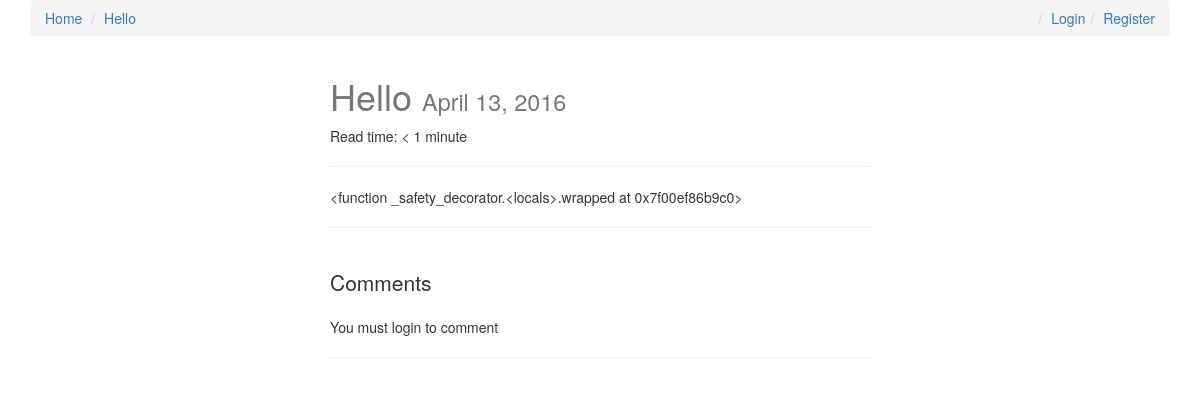
The page /hello/ on the database as committed earlier.
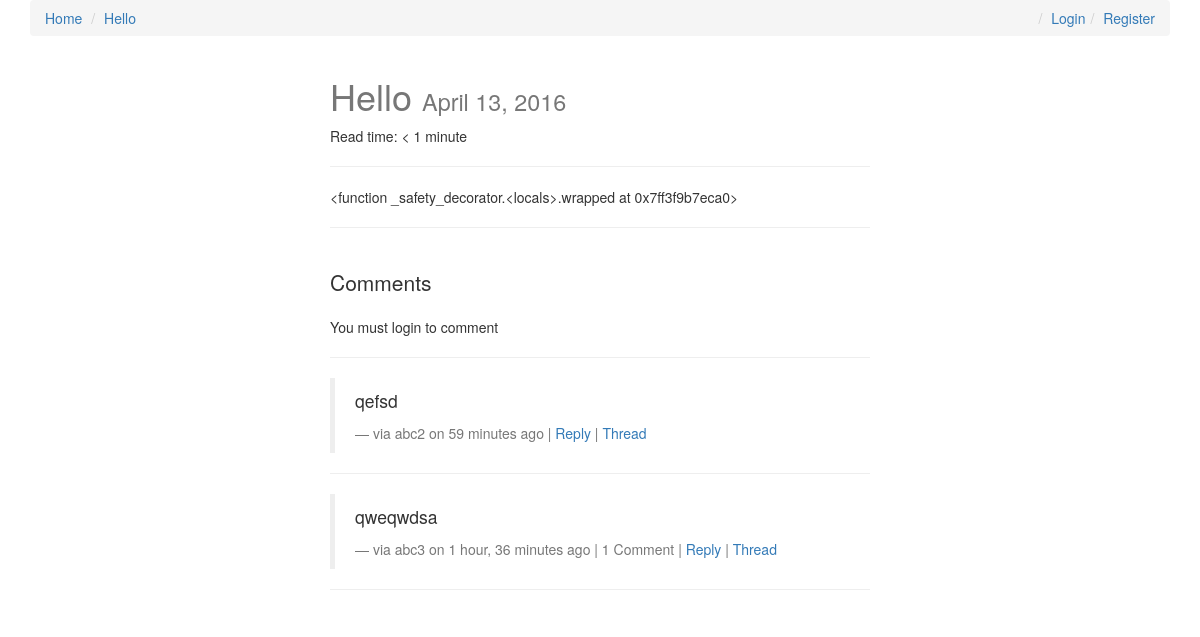
The same page on the database as committed later.
### posts/models.py (models this page shows, shortened)
class Post(models.Model):
    user = models.ForeignKey(settings.AUTH_USER_MODEL, default=1)
    title = models.CharField(max_length=120)
    slug = models.SlugField(unique=True)
    image = models.ImageField(upload_to=upload_location,
                              null=True,
                              blank=True,
                              width_field="width_field",
                              height_field='height_field')
    height_field = models.IntegerField(default=0)
    width_field = models.IntegerField(default=0)
    content = models.TextField()
    draft = models.BooleanField(default=False)
    read_time = models.IntegerField(default=0)  # models.TimeField(null=True, blank=True)
    publish = models.DateField(auto_now=False, auto_now_add=False)
    updated = models.DateTimeField(auto_now=True, auto_now_add=False)
    timestamp = models.DateTimeField(auto_now=False, auto_now_add=True)
    objects = PostManager()
    def get_absolute_url(self):
        return reverse("posts:detail", kwargs={"slug": self.slug})
    class Meta:
        ordering = ["-timestamp", "-updated"]
    def get_markdown(self):
        content = self.content
        markdown_text = markdown(content)
        return mark_safe(markdown_text)
    @property
    def comments(self):
        instance = self
        qs = Comment.objects.filter_by_instance(instance)
        return qs
    @property
    def get_content_type(self):
        instance = self
        content_type = ContentType.objects.get_for_model(instance.__class__)
        return content_type

### comments/models.py (models this page shows, shortened)
class Comment(models.Model):
    user = models.ForeignKey(settings.AUTH_USER_MODEL, default=1)
    content_type = models.ForeignKey(ContentType, on_delete=models.CASCADE)
    object_id = models.PositiveIntegerField()
    content_object = GenericForeignKey('content_type', 'object_id')
    parent = models.ForeignKey("self", null=True, blank=True)
    content = models.TextField()
    timestamp = models.DateTimeField(auto_now_add=True)
    objects = CommentManager()
    class Meta:
        ordering = ['-timestamp']
    def get_absolute_url(self):
        return reverse("comments:thread", kwargs={"id": self.id})
    def children(self): #replies
        return Comment.objects.filter(parent=self)

### posts/views.py (the view, shortened to what this page needs)
# urls.py: url(r'^(?P<slug>[\w-]+)/$', post_detail, name='detail'),
def post_detail(request, slug=None):
    instance = get_object_or_404(Post, slug=slug)
    if instance.draft or instance.publish > timezone.now().date():
        if not request.user.is_staff or not request.user.is_superuser:
            raise Http404
    share_string = quote_plus(instance.content)
    initial_data = {
        "content_type": instance.get_content_type,
        "object_id": instance.id,
    }
    form = CommentForm(request.POST or None, initial=initial_data)
    comments = instance.comments # Comment.objects.filter_by_instance(instance)
    context = {
        "title": instance.title,
        "instance": instance,
        "share_string": share_string,
        "comments": comments,
        "comment_form": form,
    }
    return render(request, "post_detail.html", context)

### comments/models.py (called while the page is built)
    def filter_by_instance(self, instance):
        content_type = ContentType.objects.get_for_model(instance.__class__)
        obj_id = instance.id
        qs = super(CommentManager, self).filter(content_type=content_type, object_id=obj_id).filter(parent=None)
        return qs

### templates/post_detail.html (shortened to what this page needs)
{% extends "base.html" %}
{% load urlfy %}
{% load crispy_forms_tags %}
{% block post_detail_link %}
<li><a href="{{ instance.get_absolute_url }}">{{ instance.title }}</a></li>
{% endblock %}
{%  block content %}
<div class='col-sm-6 col-sm-offset-3'>
<h1>{{ instance.title }} <small>{% if instance.draft %}<span style='color:red;'>Draft </span>{% endif %}{{ instance.publish }}</small></h1>
<p>Read time: {% if instance.read_time <= 1 %} < 1 minute {% else %}{{ instance.read_time }} minutes{% endif %}</p>
<hr>
<div class="row">
<div class="col-sm-12">
<div class="post-detail-item">{{ instance.get_markdown }}</div>
<hr/>
<br>
<div>
    <p class="lead">Comments</p>
    {% if request.user.is_authenticated %}
    <form method="POST" action=""> {% csrf_token %}
        {{ comment_form|crispy }}
        <input type="submit" value="Post comment" class="btn btn-default">
    </form>
    {% else %}
    <p>You must login to comment</p>
    {% endif %}
    <hr/>
    {% for comment in comments %}
        <blockquote>
            <p>{{ comment.content }}</p>
            <footer>via {{ comment.user }} on {{ comment.timestamp|timesince }} ago |
                    {% if comment.children.count > 0 %}
                    {{ comment.children.count }} Comment{% if comment.children.count > 1 %}s{% endif %} |{% endif %}
                    <a class="comment-reply-btn" href="#">Reply</a> |
                    <a class="" href="{{ comment.get_absolute_url }}">Thread</a>
            </footer>
        </blockquote>
        <hr/>
    {% endfor %}
</div>
</div>
</div>
</div>
{%  endblock content %}

### templates/base.html (shortened to what this page needs)
{% load staticfiles %}
<!DOCTYPE html>
<html>
<head lang="en">
    <link rel="stylesheet" href="https://maxcdn.bootstrapcdn.com/bootstrap/3.3.6/css/bootstrap.min.css">
    <link rel="stylesheet" href="https://maxcdn.bootstrapcdn.com/bootstrap/3.3.6/css/bootstrap-theme.min.css">
    <link rel="stylesheet" href="https://maxcdn.bootstrapcdn.com/font-awesome/4.6.1/css/font-awesome.min.css">
    <link rel='stylesheet' href='{% static "css/base.css" %}' />
</head>
<body>
<div class="container">
<ol class="breadcrumb">
    <li><a href="{% url "posts:list" %}">Home</a></li>
    {% block post_detail_link %}
    {% endblock %}
    {% if not request.user.is_authenticated %}
    <li class="pull-right"><a href="{% url "register" %}">Register</a></li>
    <li class="pull-right"><a href="{% url "login" %}">Login</a></li>
    {% else %}
    <li class="pull-right"><a href="{% url "logout" %}">Logout</a></li>
    {% endif %}
</ol>
{% block content %}{% endblock content %}
</div>
</body>
</html>

### static/css/base.css (style rules this page uses)
h1 { color: #777777; }

Rows that differ between the two databases and show on the page:
computed for Post "Hello": get_markdown "<function _safety_decorator.<locals>.wrapped at 0x7f00ef86b9c0>" → "<function _safety_decorator.<locals>.wrapped at 0x7ff3f9b7eca0>"
added Comment: content "qefsd", user "abc2", timestamp "59 minutes"
added Comment: content "qweqwdsa", user "abc3", timestamp "1 hour, 36 minutes", children.count "1"
